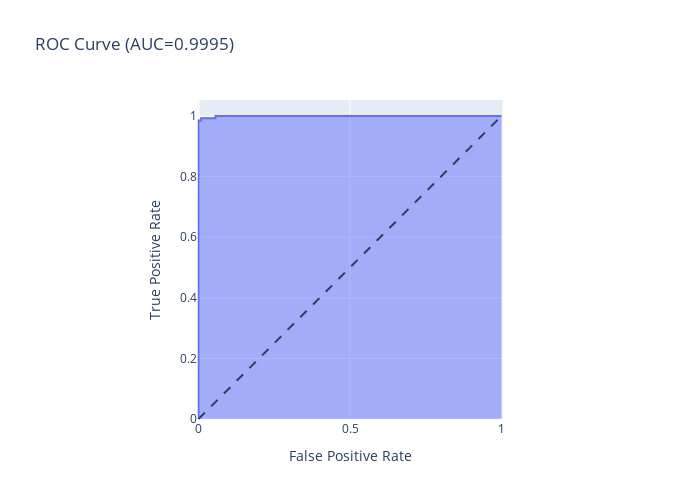

The code cell stored with this chart in its notebook:
### Code cell
y_score = eec.predict_proba(X)[:, 1]

fpr, tpr, thresholds = roc_curve(y, y_score)

fig = px.area(
    x=fpr, y=tpr,
    title=f'ROC Curve (AUC={auc(fpr, tpr):.4f})',
    labels=dict(x='False Positive Rate', y='True Positive Rate'),
    width=700, height=500
)
fig.add_shape(
    type='line', line=dict(dash='dash'),
    x0=0, x1=1, y0=0, y1=1
)

fig.update_yaxes(scaleanchor="x", scaleratio=1)
fig.update_xaxes(constrain='domain')
fig.show()

### Figure 1 — Plotly figure (JSON) as saved in the notebook; plotly's stock layout.template omitted (floating-point values rounded to 4 significant figures)
{"data": [{"fillpattern": {"shape": ""}, "hovertemplate": "False Positive Rate=%{x}<br>True Positive Rate=%{y}<extra></extra>", "legendgroup": "", "line": {"color": "#636efa"}, "marker": {"symbol": "circle"}, "mode": "lines", "name": "", "orientation": "v", "showlegend": false, "stackgroup": "1", "type": "scatter", "x": [0, 0, 0, 0, 0, 0.008621, 0.008621, 0.05603, 0.05603, 0.07328, 0.07615, 0.3506, 0.3534, 0.4698, 0.4727, 0.5014, 0.5043, 0.796, 0.7989, 0.8075, 0.8118, 0.8204, 0.8233, 0.8793, 0.8822, 0.8966, 0.8994, 0.9095, 0.9138, 0.9253, 0.9382, 0.9411, 0.9454, 0.9526, 0.9555, 1], "xaxis": "x", "y": [0, 0.007246, 0.3841, 0.3986, 0.9855, 0.9855, 0.9928, 0.9928, 1, 1, 1, 1, 1, 1, 1, 1, 1, 1, 1, 1, 1, 1, 1, 1, 1, 1, 1, 1, 1, 1, 1, 1, 1, 1, 1, 1], "yaxis": "y"}], "layout": {"height": 500, "legend": {"tracegroupgap": 0}, "shapes": [{"line": {"dash": "dash"}, "type": "line", "x0": 0, "x1": 1, "y0": 0, "y1": 1}], "title": {"text": "ROC Curve (AUC=0.9995)"}, "width": 700, "xaxis": {"anchor": "y", "constrain": "domain", "domain": [0, 1], "title": {"text": "False Positive Rate"}}, "yaxis": {"anchor": "x", "domain": [0, 1], "scaleanchor": "x", "scaleratio": 1, "title": {"text": "True Positive Rate"}}}}
